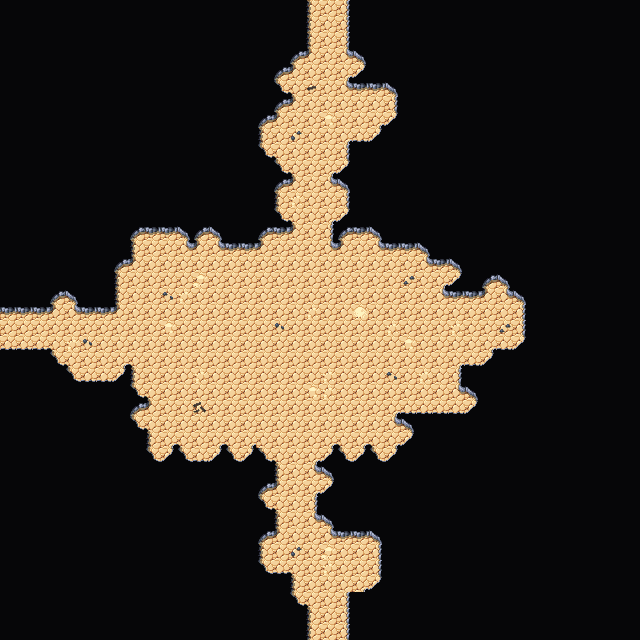

This game map was drawn from its Tiled (.tmx) file and the tilesets committed beside it. A one-line description and the trimmed map source follow:
An orthogonal 40x40 tile map with 16x16 px tiles, 4 tile layers (Collision, Background, Walls, Clutter), 2 tilesets and 3 objects.

<map version="1.5" tiledversion="1.7.2" orientation="orthogonal" renderorder="right-down" width="40" height="40" tilewidth="16" tileheight="16" infinite="0" nextlayerid="7" nextobjectid="63">
 <editorsettings>
  <export target="wastetown..tmx" format="tmx" />
 </editorsettings>
 <tileset firstgid="1" source="../../tileset/main.tsx" />
 <tileset firstgid="3477" source="../../tileset/buildings.tsx" />
 <layer id="6" name="Collision" width="40" height="40">
  <data>[1600 cells, 0 non-empty, 0 distinct tile ids]</data>
 </layer>
 <layer id="1" name="Background" width="40" height="40">
  <data>[1600 cells, 1600 non-empty, 1 distinct tile ids]</data>
 </layer>
 <layer id="2" name="Walls" width="40" height="40">
  <data>[1600 cells, 1311 non-empty, 17 distinct tile ids]</data>
 </layer>
 <layer id="3" name="Clutter" width="40" height="40">
  <properties>
   <property name="spriteLayer" type="bool" value="true" />
  </properties>
  <data>[1600 cells, 28 non-empty, 10 distinct tile ids]</data>
 </layer>
 <objectgroup id="4" name="Objects">
  <object id="59" template="../../obj/door_right.tx" x="0.66667" y="336.833">
   <properties>
    <property name="teleport" value="../common/maps/map/cave/cave_multilevel_4/cave_23B3.tmx" />
    <property name="teleportObjectId" value="62" />
   </properties>
  </object>
  <object id="61" template="../../obj/door_down.tx" x="320.333" y="18.3333">
   <properties>
    <property name="teleport" value="../common/maps/map/cave/cave_multilevel_4/cave_23A4.tmx" />
    <property name="teleportObjectId" value="62" />
   </properties>
  </object>
  <object id="62" template="../../obj/door_up.tx" x="320.672" y="638.393">
   <properties>
    <property name="teleport" value="../common/maps/map/cave/cave_multilevel_4/cave_23C4.tmx" />
    <property name="teleportObjectId" value="61" />
   </properties>
  </object>
 </objectgroup>
</map>
